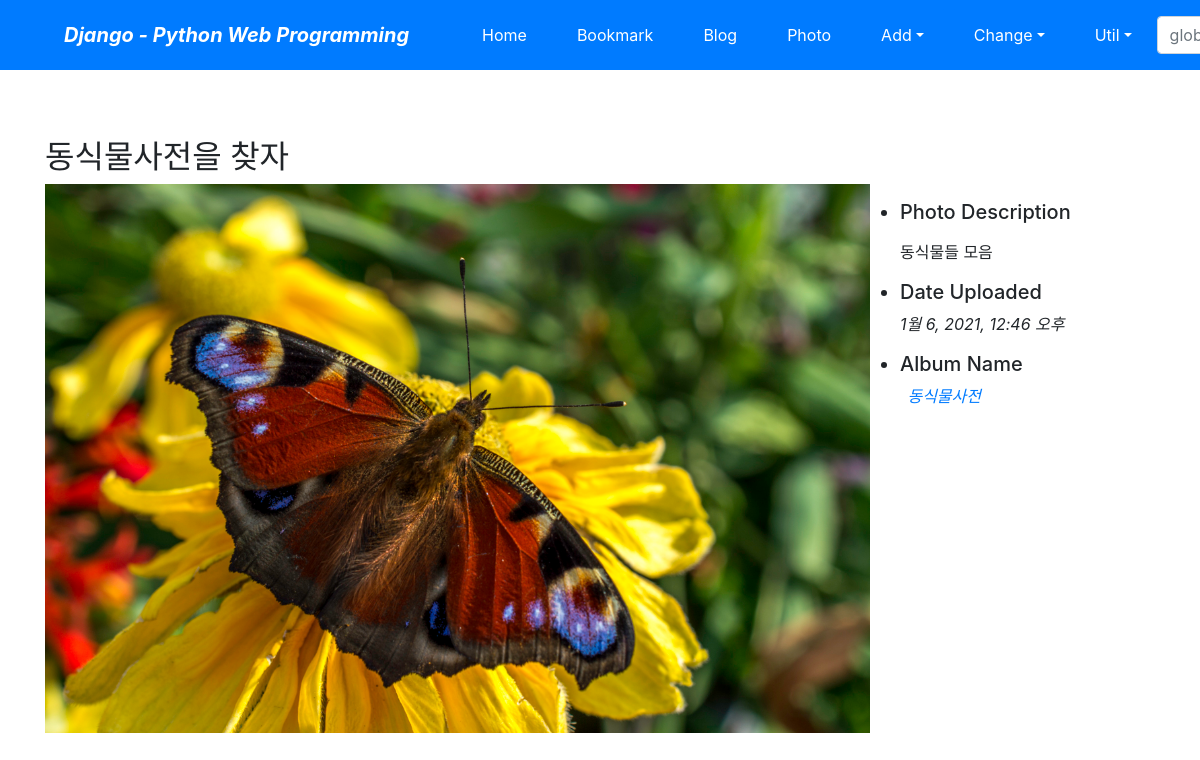
The app's page /photo/photo/2 with its own data.
### photo/models.py (models this page shows, shortened)
class Photo(models.Model):
    album = models.ForeignKey(Album, on_delete=models.CASCADE)
    title = models.CharField('TITLE', max_length=30)
    description = models.TextField('Photo Description', blank=True)
    image = ThumbnailImageField('IMAGE', upload_to='photo/%Y/%m')
    upload_dt=models.DateTimeField('UPLOAD DATE',auto_now_add=True)
    class Meta:
        ordering=('title',)

class Album(models.Model):
    name = models.CharField('NAME', max_length=30)
    description = models.CharField('One Line Description', max_length=100, blank=True)
    class Meta:
        ordering = ('name',)

### photo/views.py (the view)
# urls.py: path('photo/<int:pk>', views.PhotoDV.as_view(), name='photo_detail'),
class PhotoDV(DetailView):
    model = Photo

### photo/templates/photo/photo_detail.html (shortened to what this page needs)
{% extends "base.html" %}
{% block content %}
    <h2 class="mt-5">{{ object.title }}</h2>
    <div class="row">
        <div class="col-md-9">
            <a href="{{ object.image.url }}">
                <img src="{{ object.image.url }}" style="width: 100%;">
            </a>
        </div>
        <ul class="col-md-3 mt-3">
            <li class="h5">Photo Description</li>
                {% if object.description %}<p>{{ object.description|linebreaks }}</p>
                {% else %}<p>(blank)</p>{% endif %}
            <li class="h5">Date Uploaded</li>
                <p class="font-italic">{{ object.upload_dt }}</p>
            <li class="h5">Album Name</li>
                <p class="font-italic">
                    <a href="{% url 'photo:album_detail' object.album.id %}"> {{ object.album.name }}</a>
                </p>
        </ul>
    </div>
{% endblock %}

### records on screen
Photo: title "동식물사전을 찾자", image (picture), description "동식물들 모음", upload_dt "1월 6, 2021, 12:46 오후", album.name "동식물사전"
